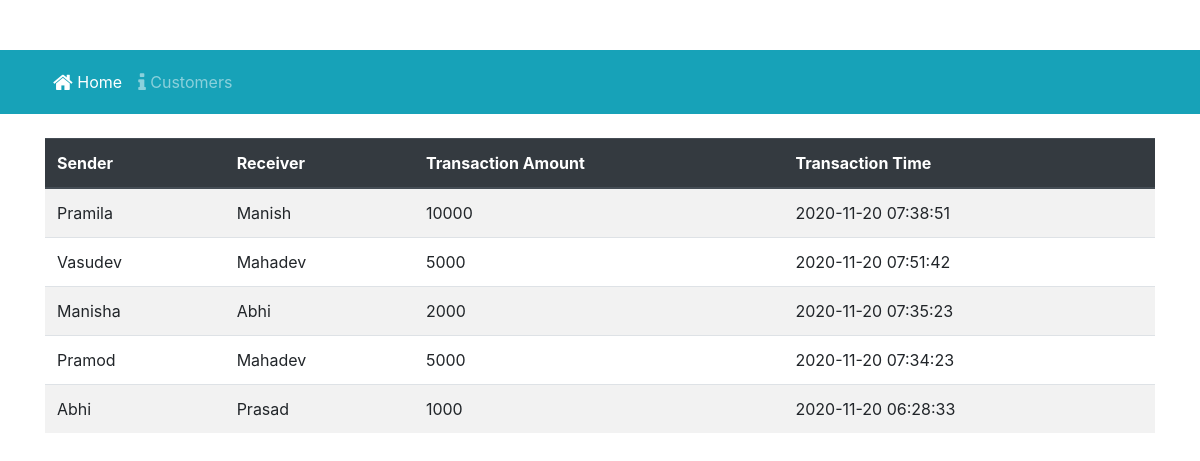
/transaction.php, run on the app's committed database.
### tables this page shows
CREATE TABLE IF NOT EXISTS `record` (
  `tid` int(250) NOT NULL,
  `sender` varchar(250) NOT NULL,
  `receiver` varchar(250) NOT NULL,
  `amount` int(100) NOT NULL,
  `timestamp` timestamp NOT NULL DEFAULT current_timestamp()
);

### transaction.php (the view, shortened to what this page needs)
<?php
 $connect = mysqli_connect("localhost", "id15473759_root", "Bindu999@123", "id15473759_bankingdb");
 $query = "SELECT * FROM record order by tid desc";
 $result = mysqli_query($connect, $query);
 ?>
<!DOCTYPE html>
<html lang="en">
<head>
 <link rel="stylesheet" href="https://cdn.jsdelivr.net/npm/bootstrap@4.5.3/dist/css/bootstrap.min.css">
 <link rel="stylesheet" href="https://stackpath.bootstrapcdn.com/font-awesome/4.7.0/css/font-awesome.min.css">
    <link rel="stylesheet" href="css/styles.css">
</head>
<body>
<nav class="navbar navbar-expand-sm bg-info navbar-dark">
		<div class="container">
           <div class="collapse navbar-collapse" id="Navbar">
                <ul class="navbar-nav mr-auto">
                    <li class="nav-item active"><a class="nav-link" href="index.php"><span class="fa fa-home fa-lg"></span> Home</a></li>
                    <li class="nav-item"><a class="nav-link" href="customer.php" ><span class="fa fa-info fa-lg"></span> Customers</a></li>
				</ul>
				<br>
				<br>
                </div>
        </div>
	</nav>
	<div class="container">
<br>
		<div class="table-responsive">
				<table class="table table-striped">
					<thead class="thead-dark">
					<tr>
						<th scope="col">Sender</th>
						<th scope="col">Receiver</th>
						<th scope="col">Transaction Amount</th>
						<th scope="col">Transaction Time</th>
					</tr>
					</thead>
					<?php
					while($row = mysqli_fetch_array($result))
					{
					?>
					<tr>
						<td><?php echo $row["sender"]; ?></td>
						<td><?php echo $row["receiver"]; ?></td>
						<td><?php echo $row["amount"]; ?></td>
						<td><?php echo $row["timestamp"]; ?></td>
					</tr>
					<?php
					}
					?>
				</table>
		</div>
    </div>
</body>
</html>

### styles.css (style rules this page uses)
.navbar-dark { background-color: rgb(255, 94, 0); }
body { padding: 50px 0px 50px 0px; }

### data on the page
record: sender "Pramila", receiver "Manish", amount "10000", timestamp "2020-11-20 07:38:51"
record: sender "Vasudev", receiver "Mahadev", amount "5000", timestamp "2020-11-20 07:51:42"
record: sender "Manisha", receiver "Abhi", amount "2000", timestamp "2020-11-20 07:35:23"
record: sender "Pramod", receiver "Mahadev", amount "5000", timestamp "2020-11-20 07:34:23"
record: sender "Abhi", receiver "Prasad", amount "1000", timestamp "2020-11-20 06:28:33"
